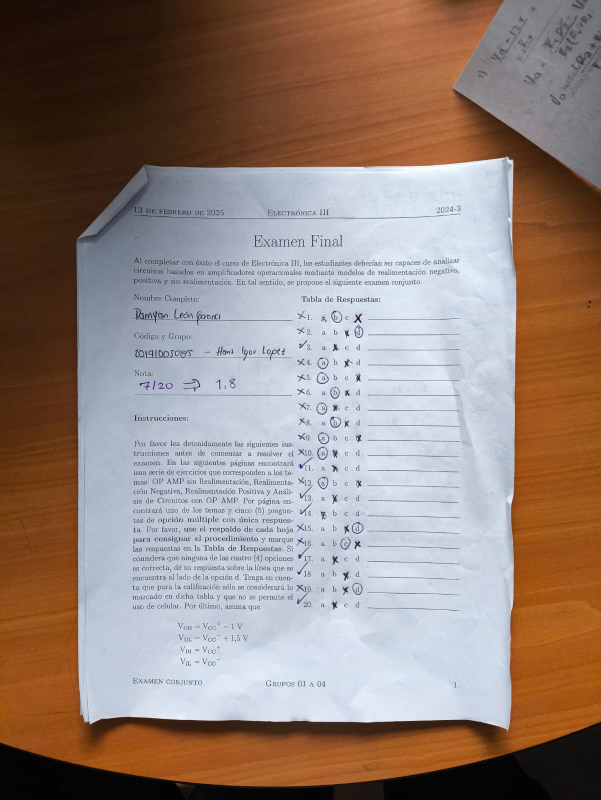
#> input picture Examenes/examen1.jpg, 1201 x 1600 px, found by its file name (shown at 1/2 size); its folder holds only this picture in this run
$ python Preprocesamiento.py
#> lines starting #> are read from the running program, lines starting #| are printed output that depends on the picture; after the words box and inside, x2 and y2 are one past the last pixel; in counts of white or black regions, pixels touching at a corner belong together
import cv2
import numpy as np

def leer_imagen(ruta):

    imagen = cv2.imread(ruta)
    if imagen is None:
        raise ValueError("No se pudo cargar la imagen. Verifica la ruta.")
    return imagen

def corregir_perspectiva(imagen):

    # 1. Preprocesamiento
    gris = cv2.cvtColor(imagen, cv2.COLOR_BGR2GRAY)
    blur = cv2.GaussianBlur(gris, (5,5), 0)
    bordes = cv2.Canny(blur, 50, 150)

    # 2. Detección de contornos
    contornos, _ = cv2.findContours(bordes, cv2.RETR_EXTERNAL, cv2.CHAIN_APPROX_SIMPLE)
    contornos = sorted(contornos, key=cv2.contourArea, reverse=True)[:5]

    # 3. Buscar contorno de documento (4 vértices)
    for cnt in contornos:
        perimetro = cv2.arcLength(cnt, True)
        approx = cv2.approxPolyDP(cnt, 0.02*perimetro, True)
        if len(approx) == 4:
            doc_contorno = approx
            break
    else:
        return cv2.resize(imagen, (800,900))  # Si no encuentra contorno válido

    # 4. Ordenar puntos: [tl, tr, br, bl]
    puntos = doc_contorno.reshape(4,2)
    suma = puntos.sum(axis=1)
    diferencia = np.diff(puntos, axis=1)

    ordenados = np.array([
        puntos[np.argmin(suma)],       # Top-Left
        puntos[np.argmin(diferencia)], # Top-Right
        puntos[np.argmax(suma)],       # Bottom-Right
        puntos[np.argmax(diferencia)]  # Bottom-Left
    ], dtype=np.float32)

    # 5. Transformación de perspectiva
    destino = np.array([[0,0], [799,0], [799,899], [0,899]], dtype=np.float32)
    M = cv2.getPerspectiveTransform(ordenados, destino)
    corregida = cv2.warpPerspective(imagen, M, (800,900))

    return corregida

def recortar_examen(imagen):

    gris = cv2.cvtColor(imagen, cv2.COLOR_BGR2GRAY)
    # Umbral adaptado con Otsu para binarizar la imagen
    _, thresh = cv2.threshold(gris, 0, 255, cv2.THRESH_BINARY + cv2.THRESH_OTSU)
    contornos, _ = cv2.findContours(thresh, cv2.RETR_EXTERNAL, cv2.CHAIN_APPROX_SIMPLE)

    if not contornos:
        # Si no se detecta ningún contorno, devuelve la imagen original
        return imagen

    # Se selecciona el contorno de mayor área
    contorno_grande = max(contornos, key=cv2.contourArea)
    x, y, w, h = cv2.boundingRect(contorno_grande)
    recorte = imagen[y:y+h, x:x+w]
    return recorte


def main():

    # Procesar múltiples exámenes
    for i in range(1,13):
        img = leer_imagen(f"Examenes/examen{i}.jpg")
#> in leer_imagen, imagen is the input picture: shape (1600, 1201, 3); mean B, G, R 122.5, 131, 148.3
        img_corregida = corregir_perspectiva(img)
#> in corregir_perspectiva, `gris = cv2.cvtColor(imagen, cv2.COLOR_BGR2GRAY)`:
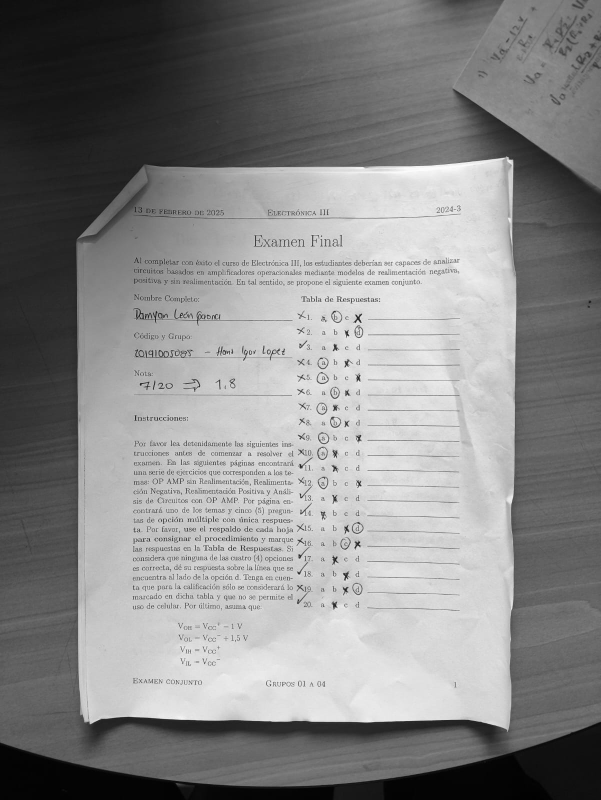
#> gris: shape (1600, 1201) (shown at 1/2 size); min 0, max 255, mean 135.2
#> in corregir_perspectiva, `bordes = cv2.Canny(blur, 50, 150)`:
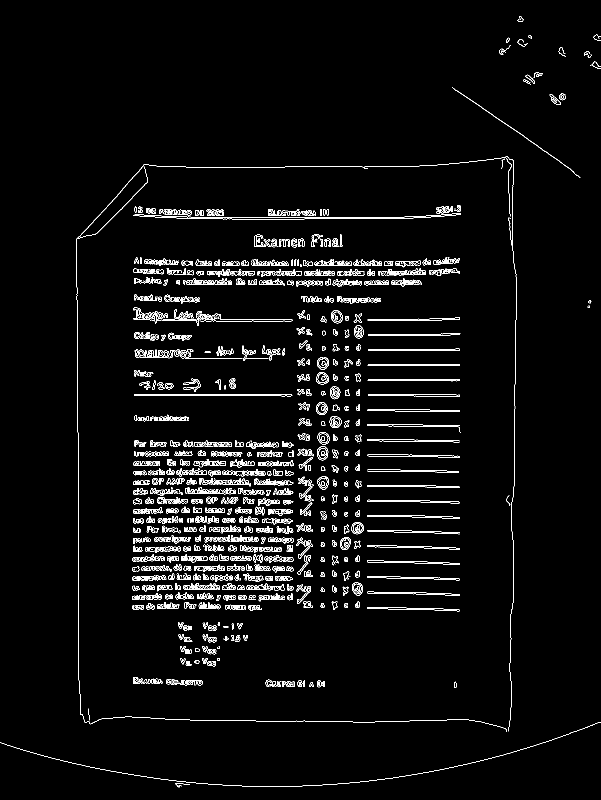
#> bordes: shape (1600, 1201) (shown at 1/2 size); 3.4% white in thin lines or dots
#> in corregir_perspectiva, `contornos, _ = cv2.findContours(bordes, cv2.RETR_EXTERNAL, cv2.CHAIN_A..`: contornos = 804 contours, 338 with area under 20; largest, box (x1, y1, x2, y2) and area: (268, 788, 585, 793) 800, (762, 537, 852, 551) 600, (736, 697, 920, 702) 536, (736, 666, 921, 672) 519, (276, 699, 339, 716) 517
#> in corregir_perspectiva, `contornos = sorted(contornos, key=cv2.contourArea, reverse=True)[:5]`: contornos = 5 contours; box (x1, y1, x2, y2) and area: (268, 788, 585, 793) 800, (762, 537, 852, 551) 600, (736, 697, 920, 702) 536, (736, 666, 921, 672) 519, (276, 699, 339, 716) 517
#> the loop in corregir_perspectiva, `for cnt in contornos:` made 5 passes
#> (perimetro, approx) on passes 1, 3, 4: (647, [[268, 788], [584, 791]]), (372.2, [[919, 698], [736, 701]]), (375.3, [[920, 667], [736, 671]])
#> perimetro on passes 2, 5: 332.1, 376.7
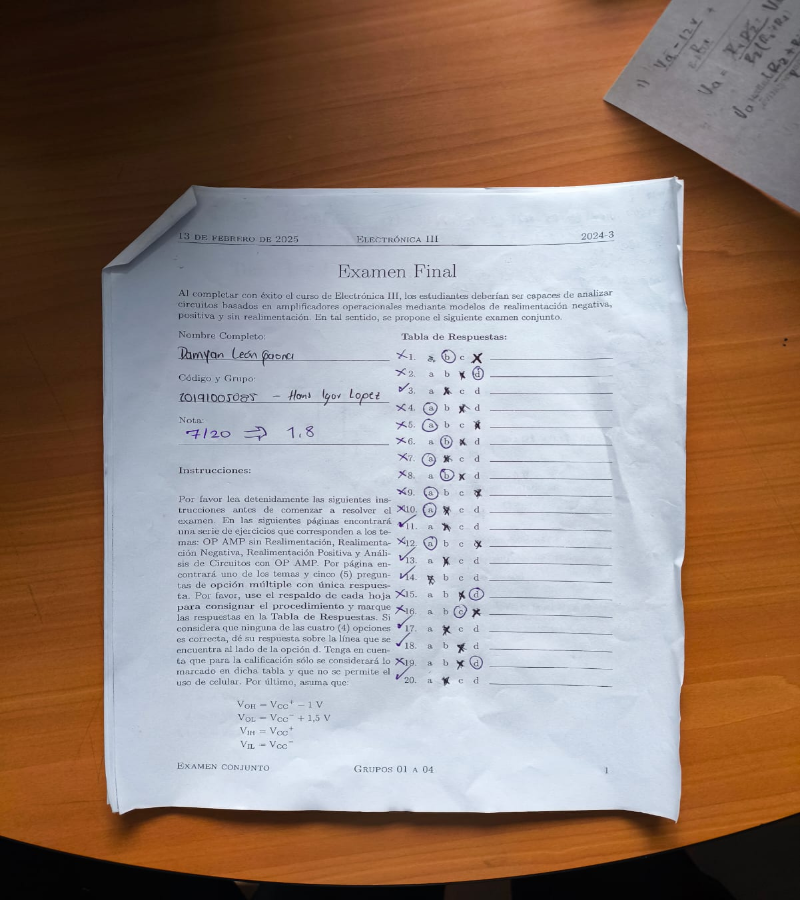
#> img_corregida: shape (900, 800, 3); mean B, G, R 122.4, 130.9, 148.3
        img_recortada = recortar_examen(img_corregida)
#> in recortar_examen, `gris = cv2.cvtColor(imagen, cv2.COLOR_BGR2GRAY)`:
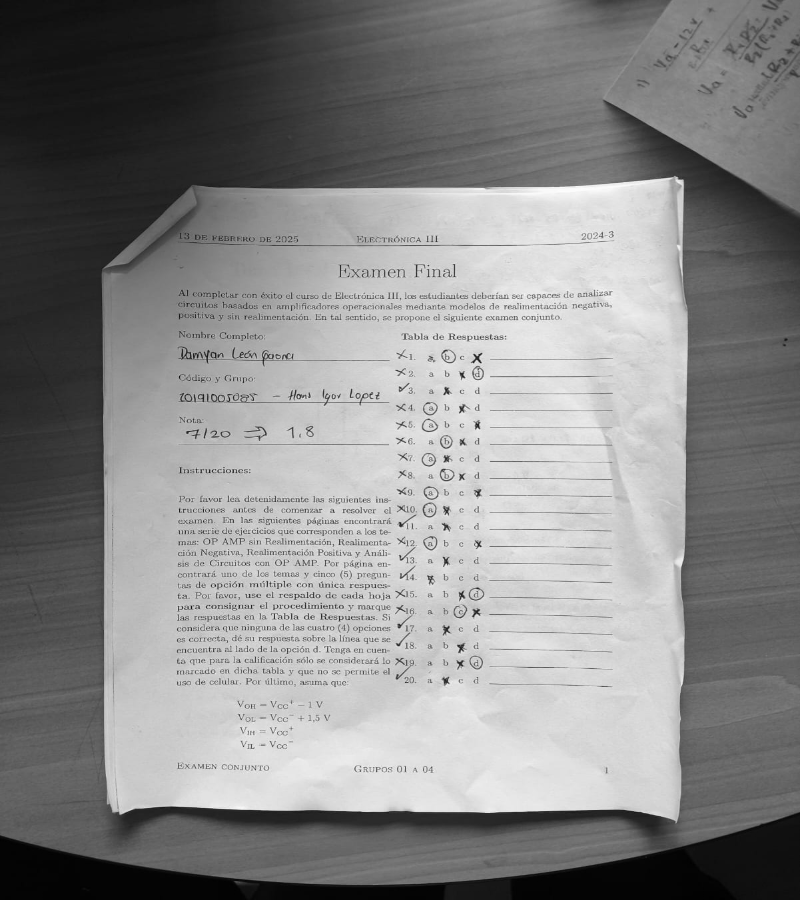
#> gris: shape (900, 800); min 1, max 253, mean 135.1
#> in recortar_examen, `_, thresh = cv2.threshold(gris, 0, 255, cv2.THRESH_BINARY + cv2.THRESH..`:
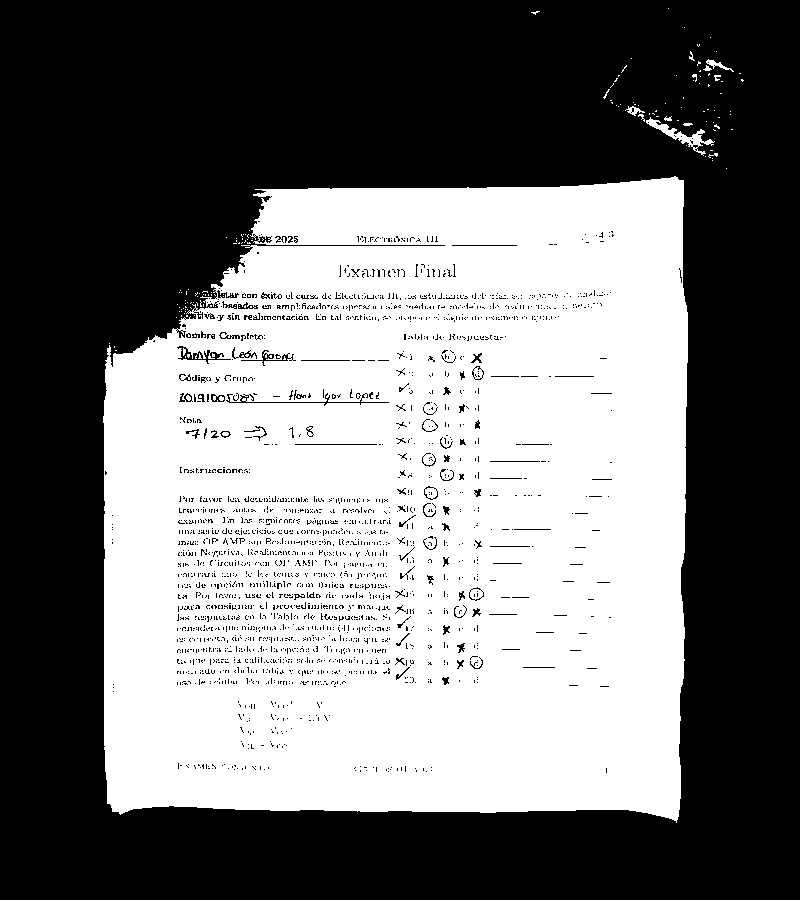
#> thresh: shape (900, 800); 46% white; 165 white regions (150 under 20 px)
#> in recortar_examen, `contornos, _ = cv2.findContours(thresh, cv2.RETR_EXTERNAL, cv2.CHAIN_A..`: contornos = 130 contours, 126 with area under 20; largest, box (x1, y1, x2, y2) and area: (103, 176, 688, 823) 340604, (646, 117, 715, 156) 469, (706, 59, 734, 72) 72, (625, 106, 645, 116) 64
#> in recortar_examen, `contorno_grande = max(contornos, key=cv2.contourArea)`: contorno_grande = contour of 598 points, box (x1, y1, x2, y2) (103, 176, 688, 823), area 340604
#> in recortar_examen, `x, y, w, h = cv2.boundingRect(contorno_grande)`: x = 103; y = 176; w = 585; h = 647
#> in recortar_examen, `recorte = imagen[y:y+h, x:x+w]`:
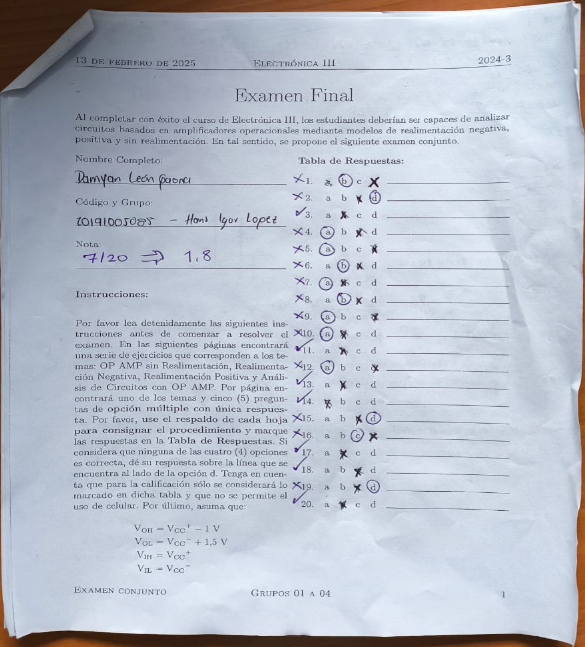
#> recorte: shape (647, 585, 3); mean B, G, R 201.7, 190, 183.3
        cv2.imwrite(f"Recortes/ recortado_{i}.jpg", img_recortada)


if __name__ == "__main__":
#> (the run stopped early here; a loop or call above may not have finished)
